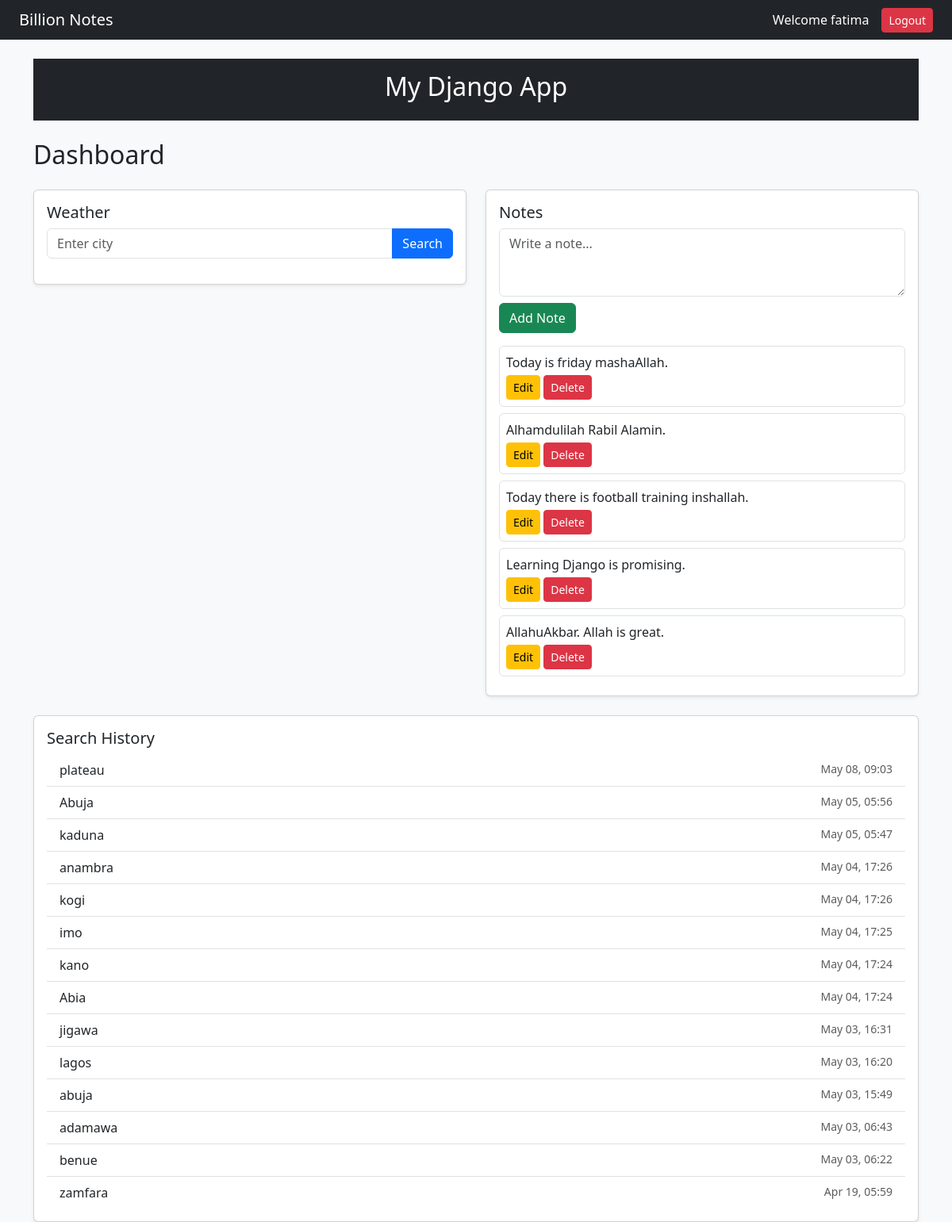
Page /dashboard/ (signed in) on the earlier database version.
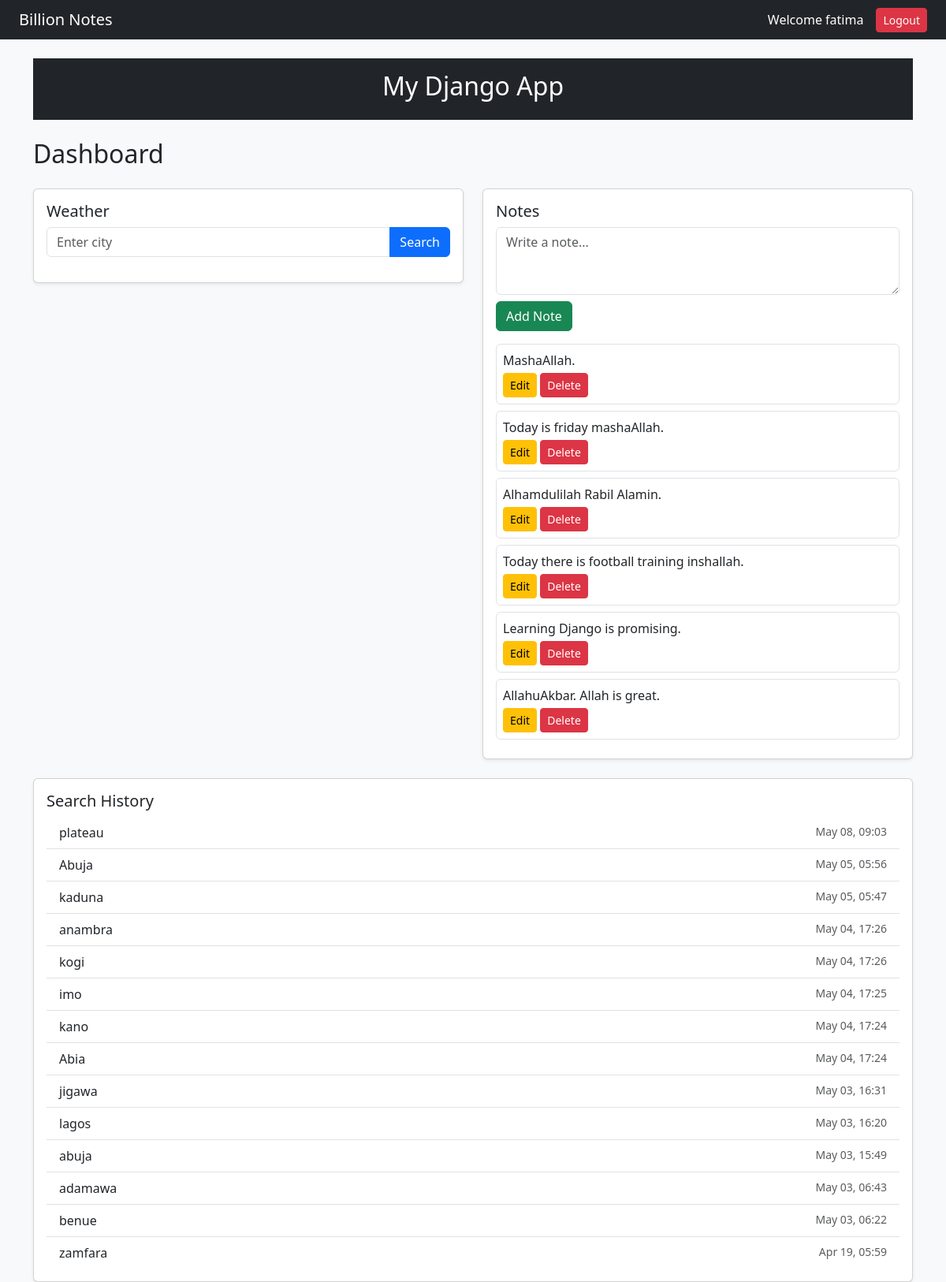
Same page on the later database version.
### playground/models.py (models this page shows, shortened)
class Note(models.Model):
    user = models.ForeignKey(User, on_delete=models.CASCADE)
    content = models.TextField()

### weather/models.py (models this page shows)
class SearchHistory(models.Model):
    user = models.ForeignKey(User, on_delete=models.CASCADE)
    city = models.CharField(max_length=100)
    searched_at = models.DateTimeField(auto_now_add=True)

### dashboard/views.py (the view, shortened to what this page needs)
# urls.py: path("dashboard/", views.dashboard_view, name="dashboard"),
@login_required
def dashboard_view(request):
    context = {}
    notes = Note.objects.filter(user=request.user).order_by("-id")
    history = SearchHistory.objects.filter(user=request.user).order_by("-searched_at")
    context["notes"] = notes
    context["history"] = history
    city = request.GET.get("city")
    return render(request, "dashboard.html", context)

### weather/templates/dashboard.html (shortened to what this page needs)
{% extends "base.html" %}
{% block content %}
<h2 class="mb-4">Dashboard</h2>
<div class="row">
    <div class="col-md-6">
        <div class="card shadow-sm mb-4">
            <div class="card-body">
                <h5 class="card-title">Weather</h5>
                <form method="POST" class="mb-3">
                    <div class="input-group">
                        <input type="text" name="city" class="form-control" placeholder="Enter city">
                        <button class="btn btn-primary" name="search_weather">Search</button>
                    </div>
                </form>
            </div>
        </div>
    </div>
    <div class="col-md-6">
        <div class="card shadow-sm mb-4">
            <div class="card-body">
                <h5 class="card-title">Notes</h5>
                <form method="POST" class="mb-3">
                    <textarea name="content" class="form-control mb-2" rows="3" placeholder="Write a note..."></textarea>
                    <button class="btn btn-success" name="add_note">Add Note</button>
                </form>
                {% for note in notes %}
                    <div class="border rounded p-2 mb-2">
                        <p class="mb-1">{{ note.content }}</p>
                        <a href="{% url 'playground:edit_note' note.id %}" class="btn btn-sm btn-warning">Edit</a>
                        <a href="{% url 'playground:delete_note' note.id %}" class="btn btn-sm btn-danger">Delete</a>
                    </div>
                {% empty %}
                    <p class="text-muted">No notes yet</p>
                {% endfor %}
            </div>
        </div>
    </div>
</div>
<div class="card shadow-sm">
    <div class="card-body">
        <h5 class="card-title">Search History</h5>
        <ul class="list-group list-group-flush">
            {% for item in history %}
                <li class="list-group-item">
                    {{ item.city }}
                    <span class="text-muted small float-end">
                        {{ item.searched_at|date:"M d, H:i" }}
                    </span>
                </li>
            {% empty %}
                <li class="list-group-item text-muted">No history yet</li>
            {% endfor %}
        </ul>
    </div>
</div>
{% endblock %}

Differences in the rows shown:
added Note: content "MashaAllah."
